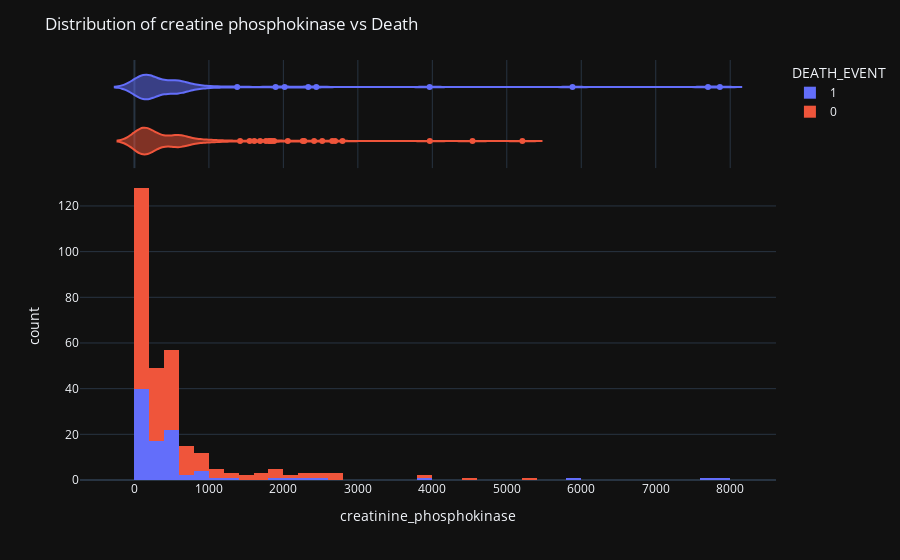

Notebook cell for this chart:
### Code cell
import plotly.express as px
fig= px.histogram(df, x= 'creatinine_phosphokinase', color= 'DEATH_EVENT', marginal= 'violin', hover_data= df.columns)
fig.update_layout(title_text= 'Distribution of creatinine phosphokinase vs Death', template= 'plotly_dark')
fig.show()

### Figure 1 — Plotly figure (JSON) as saved in the notebook; plotly's stock layout.template omitted (floating-point values rounded to 4 significant figures; data arrays with more than 128 entries replaced by an {"elided": "..."} marker saying what was removed)
{"data": [{"alignmentgroup": "True", "bingroup": "x", "hoverlabel": {"namelength": 0}, "hovertemplate": "DEATH_EVENT=1<br>creatinine_phosphokinase=%{x}<br>count=%{y}", "legendgroup": "1", "marker": {"color": "#636efa"}, "name": "1", "offsetgroup": "1", "orientation": "v", "showlegend": true, "type": "histogram", "x": [582, 7861, 146, 111, 160, 47, 246, 315, 157, 123, 81, 231, 981, 168, 379, 149, 582, 125, 582, 128, 220, 582, 148, 112, 122, 60, 70, 582, 23, 249, 94, 582, 60, 855, 235, 582, 124, 571, 588, 582, 1380, 582, 553, 129, 577, 91, 3964, 69, 260, 371, 789, 364, 7702, 318, 582, 68, 250, 110, 161, 113, 5882, 582, 47, 76, 280, 154, 328, 129, 143, 582, 582, 168, 805, 943, 582, 233, 2334, 2442, 776, 66, 176, 395, 99, 145, 104, 582, 1896, 582, 418, 131, 582, 166, 2017, 258, 1199], "xaxis": "x", "yaxis": "y"}, {"alignmentgroup": "True", "customdata": {"elided": "95x13 float values"}, "hoverlabel": {"namelength": 0}, "hovertemplate": "DEATH_EVENT=%{customdata[12]}<br>creatinine_phosphokinase=%{customdata[2]}<br>age=%{customdata[0]}<br>anaemia=%{customdata[1]}<br>diabetes=%{customdata[3]}<br>ejection_fraction=%{customdata[4]}<br>high_blood_pressure=%{customdata[5]}<br>platelets=%{customdata[6]}<br>serum_creatinine=%{customdata[7]}<br>serum_sodium=%{customdata[8]}<br>sex=%{customdata[9]}<br>smoking=%{customdata[10]}<br>time=%{customdata[11]}", "legendgroup": "1", "marker": {"color": "#636efa"}, "name": "1", "offsetgroup": "1", "scalegroup": "x", "showlegend": false, "type": "violin", "x": [582, 7861, 146, 111, 160, 47, 246, 315, 157, 123, 81, 231, 981, 168, 379, 149, 582, 125, 582, 128, 220, 582, 148, 112, 122, 60, 70, 582, 23, 249, 94, 582, 60, 855, 235, 582, 124, 571, 588, 582, 1380, 582, 553, 129, 577, 91, 3964, 69, 260, 371, 789, 364, 7702, 318, 582, 68, 250, 110, 161, 113, 5882, 582, 47, 76, 280, 154, 328, 129, 143, 582, 582, 168, 805, 943, 582, 233, 2334, 2442, 776, 66, 176, 395, 99, 145, 104, 582, 1896, 582, 418, 131, 582, 166, 2017, 258, 1199], "xaxis": "x2", "yaxis": "y2"}, {"alignmentgroup": "True", "bingroup": "x", "hoverlabel": {"namelength": 0}, "hovertemplate": "DEATH_EVENT=0<br>creatinine_phosphokinase=%{x}<br>count=%{y}", "legendgroup": "0", "marker": {"color": "#EF553B"}, "name": "0", "offsetgroup": "0", "orientation": "v", "showlegend": true, "type": "histogram", "x": {"elided": "202 int values"}, "xaxis": "x", "yaxis": "y"}, {"alignmentgroup": "True", "customdata": {"elided": "202x13 float values"}, "hoverlabel": {"namelength": 0}, "hovertemplate": "DEATH_EVENT=%{customdata[12]}<br>creatinine_phosphokinase=%{customdata[2]}<br>age=%{customdata[0]}<br>anaemia=%{customdata[1]}<br>diabetes=%{customdata[3]}<br>ejection_fraction=%{customdata[4]}<br>high_blood_pressure=%{customdata[5]}<br>platelets=%{customdata[6]}<br>serum_creatinine=%{customdata[7]}<br>serum_sodium=%{customdata[8]}<br>sex=%{customdata[9]}<br>smoking=%{customdata[10]}<br>time=%{customdata[11]}", "legendgroup": "0", "marker": {"color": "#EF553B"}, "name": "0", "offsetgroup": "0", "scalegroup": "x", "showlegend": false, "type": "violin", "x": {"elided": "202 int values"}, "xaxis": "x2", "yaxis": "y2"}], "layout": {"barmode": "relative", "legend": {"title": {"text": "DEATH_EVENT"}, "tracegroupgap": 0}, "margin": {"t": 60}, "title": {"text": "Distribution of creatine phosphokinase vs Death"}, "xaxis": {"anchor": "y", "domain": [0, 1], "title": {"text": "creatinine_phosphokinase"}}, "xaxis2": {"anchor": "y2", "domain": [0, 1], "matches": "x", "showgrid": true, "showticklabels": false}, "yaxis": {"anchor": "x", "domain": [0, 0.7326], "title": {"text": "count"}}, "yaxis2": {"anchor": "x2", "domain": [0.7426, 1], "matches": "y2", "showgrid": false, "showline": false, "showticklabels": false, "ticks": ""}}}
